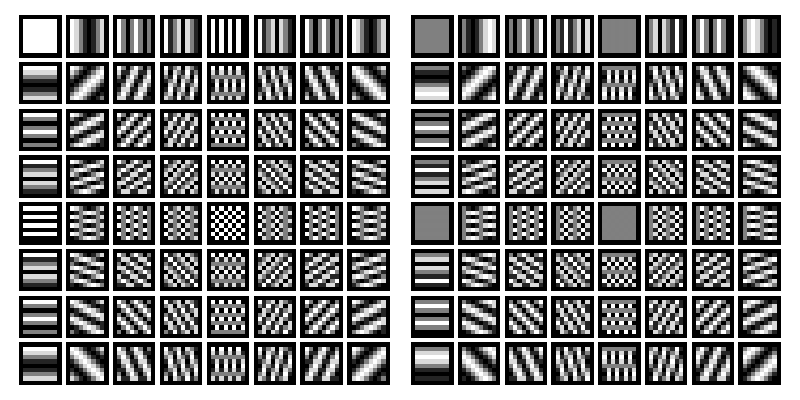

Write the Python code that produced this figure.
import matplotlib.pyplot as plt

from libDIP.basisImage4e import basisImage4e

# Process
S_COMPOSITEr, S_DISPLAYr = basisImage4e('DFTr', 8, 1)
S_COMPOSITEi, S_DISPLAYi = basisImage4e('DFTi', 8, 1)

# Display
fig, axes = plt.subplots(1, 2, figsize=(8, 4))
axes[0].imshow(S_DISPLAYr, cmap='gray', vmin=S_DISPLAYr.min(), vmax=S_DISPLAYr.max())
axes[0].axis('off')
axes[1].imshow(S_DISPLAYi, cmap='gray', vmin=S_DISPLAYi.min(), vmax=S_DISPLAYi.max())
axes[1].axis('off')

plt.tight_layout()
plt.savefig('Figure67.png')
plt.show()
